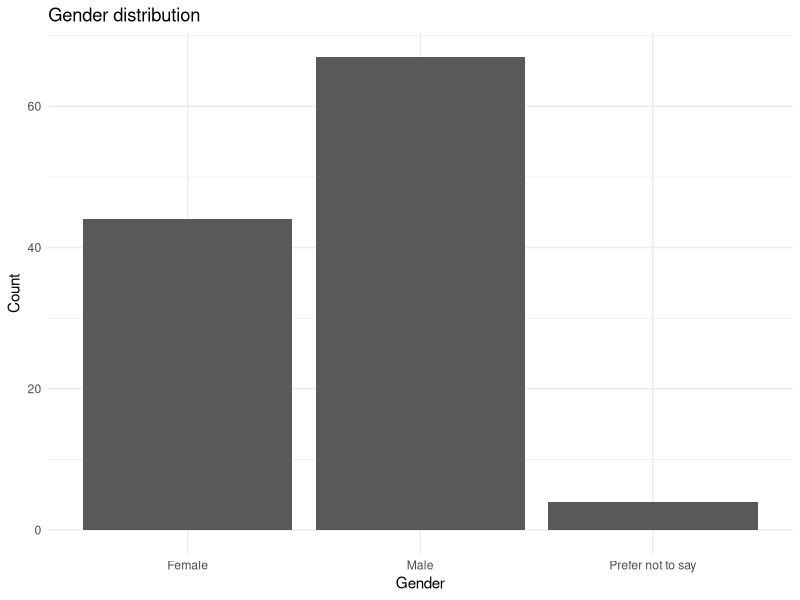
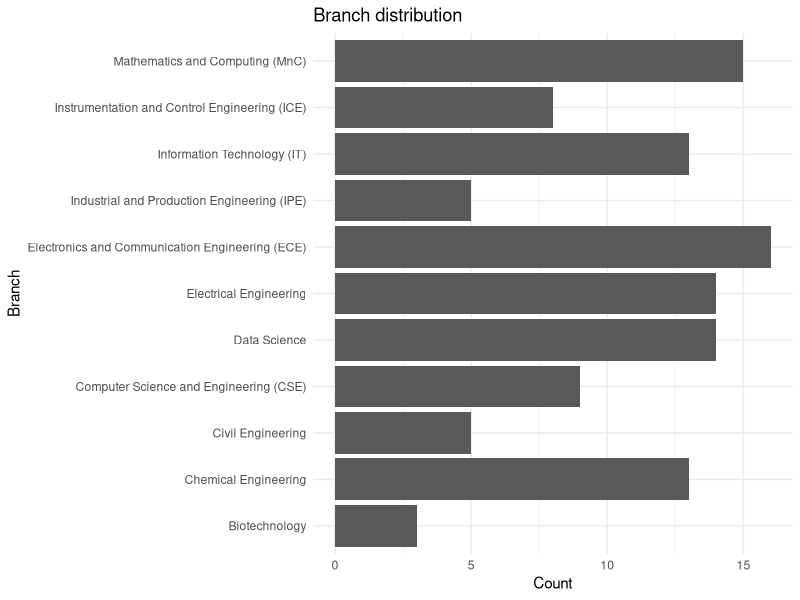
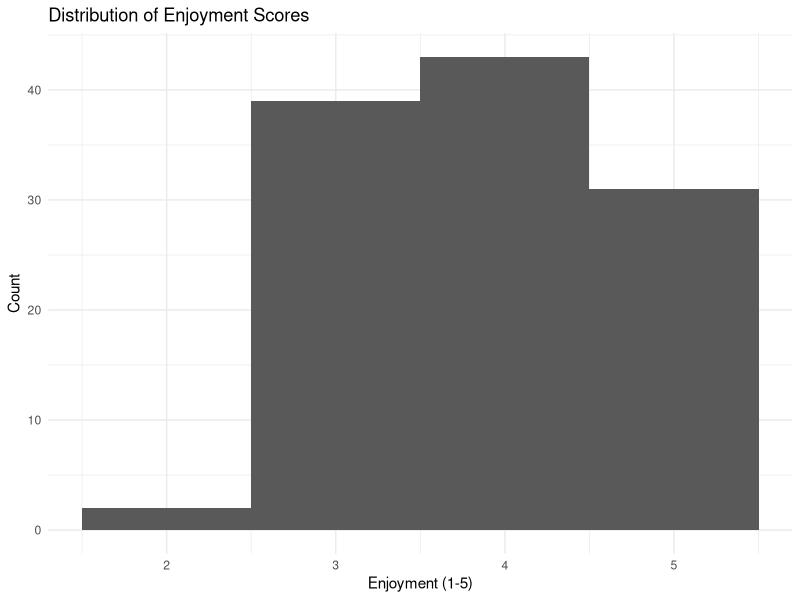
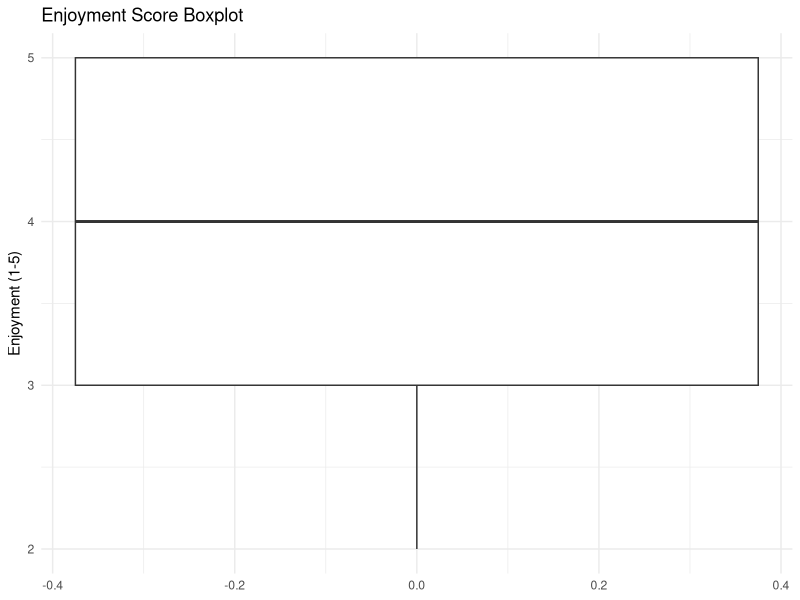
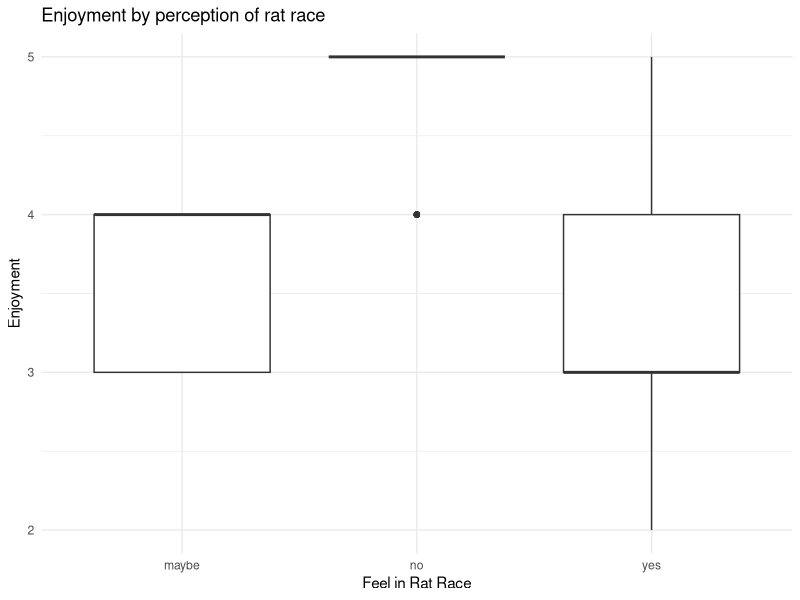
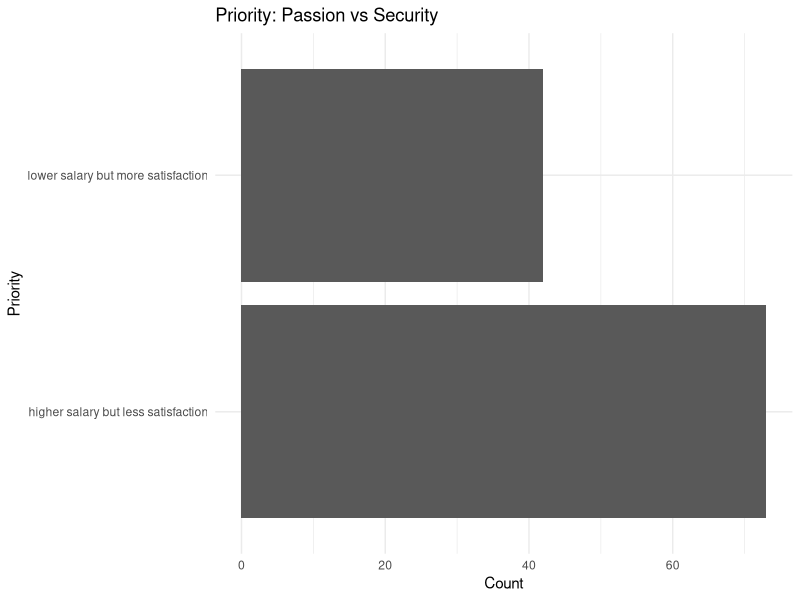
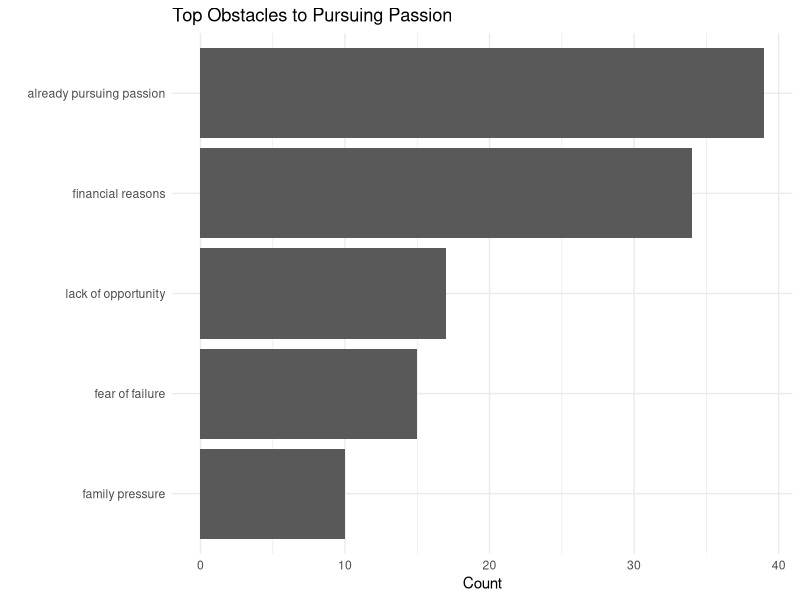
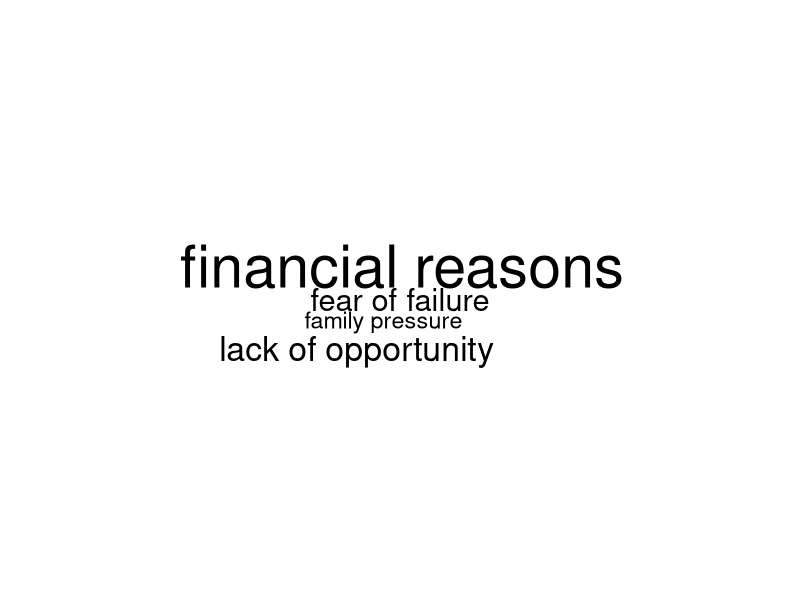

Write R code to recreate these figures, in order.
# Load libraries
library(tidyverse)
library(readr)
library(stringr)
library(tidyr)
library(ggplot2)
library(dplyr)

# 1. Load data
data <- read_csv("Rat Race vs Passion updated.csv")

# 2. Quick overview
glimpse(data)
summary(data)
colSums(is.na(data))

# 3. Rename columns for convenience
colnames(data) <- make.names(colnames(data))

# 4. Drop Timestamp if present
if("Timestamp" %in% colnames(data)) {
  data$Timestamp <- NULL
}

# 5. Convert categorical columns to factors (example)
if("Gender" %in% colnames(data)) data$Gender <- as.factor(str_trim(data$Gender))
if("Branch" %in% colnames(data)) data$Branch <- as.factor(str_trim(data$Branch))
# Convert other character columns to factors as needed

# 6. Standardize text: lower-case and trim for character columns
char_cols <- names(data)[sapply(data, is.character)]
data[char_cols] <- lapply(data[char_cols], function(x) str_to_lower(str_trim(x)))

# 7. Clean 'Obstacle' column (split multi-responses)
# Replace the column name below with the actual obstacle column from your data if different
if("What.stops.you.from.pursuing.your.passion.fully." %in% colnames(data)) {
  data <- data %>%
    mutate(Obstacle = `What.stops.you.from.pursuing.your.passion.fully.`) %>%
    separate_rows(Obstacle, sep = ",") %>%
    mutate(Obstacle = str_trim(Obstacle))
}


# 8. Ensure numeric Enjoyment is numeric and within 1–5
# Replace 'On a scale of 1–5, how much do you enjoy your current work/study?' below with your actual enjoyment column name if different.
if("On a scale of 1–5, how much do you enjoy your current work/study?" %in% colnames(data)) {
  data$`On a scale of 1–5, how much do you enjoy your current work/study?` <- 
    as.numeric(data$`On a scale of 1–5, how much do you enjoy your current work/study?`)
  
  data <- data %>% 
    filter(!is.na(`On a scale of 1–5, how much do you enjoy your current work/study?`) &
             `On a scale of 1–5, how much do you enjoy your current work/study?` >= 1 &
             `On a scale of 1–5, how much do you enjoy your current work/study?` <= 5)
}

# 9. Save cleaned data
write_csv(data, "Rat_race_passion_cleaned.csv")

# DATA VISUALIZATION
# Gender distribution
ggplot(data, aes(x=Gender)) +
  geom_bar() +
  labs(title="Gender distribution", y="Count", x="Gender") +
  theme_minimal()

# Branch distribution
ggplot(data, aes(x=Branch)) +
  geom_bar() +
  coord_flip() +
  labs(title="Branch distribution", x="Branch", y="Count") +
  theme_minimal()

# Enjoyment histogram and boxplot
ggplot(data, aes(x=`On.a.scale.of.1.5..how.much.do.you.enjoy.your.current.work.study.`)) +
  geom_histogram(binwidth=1, boundary=0.5) +
  labs(title="Distribution of Enjoyment Scores", x="Enjoyment (1-5)", y="Count") +
  theme_minimal()

ggplot(data, aes(y=`On.a.scale.of.1.5..how.much.do.you.enjoy.your.current.work.study.`)) +
  geom_boxplot() +
  labs(title="Enjoyment Score Boxplot", y="Enjoyment (1-5)") +
  theme_minimal()

# Rat race vs Enjoyment
# Replace column name for rat race if different
ggplot(data, aes(x=`Do.you.feel.like.you.are.in.a.rat.race.`, y=`On.a.scale.of.1.5..how.much.do.you.enjoy.your.current.work.study.`)) +
  geom_boxplot() +
  labs(title="Enjoyment by perception of rat race", x="Feel in Rat Race", y="Enjoyment") +
  theme_minimal()

# Priority counts
ggplot(data, aes(x=`Which.matters.more.to.you.right.now.`)) +
  geom_bar() +
  coord_flip() +
  labs(title="Priority: Passion vs Security", x="Priority", y="Count") +
  theme_minimal()


# Word frequency from Obstacle column
library(tidytext)
library(wordcloud)

obstacles <- data %>%
  filter(!is.na(Obstacle)) %>%
  count(Obstacle, sort=TRUE)

# Simple bar plot of top obstacles
obstacles %>%
  top_n(10, n) %>%
  ggplot(aes(x=reorder(Obstacle, n), y=n)) +
  geom_col() +
  coord_flip() +
  labs(title="Top Obstacles to Pursuing Passion", x="", y="Count") +
  theme_minimal()

# Wordcloud
wordcloud(words = obstacles$Obstacle, freq = obstacles$n, max.words = 100)







# =======================
# 📊 DATA VISUALIZATION
# =======================

library(ggplot2)
library(dplyr)
library(tidytext)
library(wordcloud)
library(RColorBrewer)

# --------------------------------------------
# 1️⃣ Gender Distribution — Colorful Bar Chart
# --------------------------------------------
ggplot(data, aes(x = Gender, fill = Gender)) +
  geom_bar(alpha = 0.9, color = "black") +
  scale_fill_brewer(palette = "Set2") +
  labs(title = "Gender Distribution", y = "Count", x = "Gender") +
  theme_minimal(base_size = 13) +
  theme(plot.title = element_text(face = "bold", hjust = 0.5))

# --------------------------------------------
# 2️⃣ Branch Distribution — Horizontal Bar Plot
# --------------------------------------------
ggplot(data, aes(x = Branch, fill = Branch)) +
  geom_bar(alpha = 0.9, color = "black") +
  scale_fill_brewer(palette = "Paired") +
  coord_flip() +
  labs(title = "Branch Distribution", x = "Branch", y = "Count") +
  theme_minimal(base_size = 13) +
  theme(legend.position = "none",
        plot.title = element_text(face = "bold", hjust = 0.5))

# --------------------------------------------
# 3️⃣ Enjoyment Histogram — Gradient Colors
# --------------------------------------------
ggplot(data, aes(x = `On.a.scale.of.1.5..how.much.do.you.enjoy.your.current.work.study.`)) +
  geom_histogram(binwidth = 1, boundary = 0.5,
                 aes(fill = ..count..), color = "black", alpha = 0.9) +
  scale_fill_gradient(low = "#74add1", high = "#1b7837") +
  labs(title = "Distribution of Enjoyment Scores", 
       x = "Enjoyment (1–5)", y = "Count") +
  theme_minimal(base_size = 13) +
  theme(plot.title = element_text(face = "bold", hjust = 0.5))

# --------------------------------------------
# 4️⃣ Enjoyment Boxplot — Vibrant Color Scheme
# --------------------------------------------
ggplot(data, aes(y = `On.a.scale.of.1.5..how.much.do.you.enjoy.your.current.work.study.`)) +
  geom_boxplot(fill = "#66c2a5", color = "black", alpha = 0.8, width = 0.3) +
  labs(title = "Enjoyment Score Boxplot", y = "Enjoyment (1–5)") +
  theme_minimal(base_size = 13) +
  theme(plot.title = element_text(face = "bold", hjust = 0.5))

# --------------------------------------------
# 5️⃣ Rat Race vs Enjoyment — Colored Boxplot
# --------------------------------------------
ggplot(data, aes(x = `Do.you.feel.like.you.are.in.a.rat.race.`,
                 y = `On.a.scale.of.1.5..how.much.do.you.enjoy.your.current.work.study.`,
                 fill = `Do.you.feel.like.you.are.in.a.rat.race.`)) +
  geom_boxplot(alpha = 0.9, color = "black") +
  scale_fill_brewer(palette = "Set3") +
  labs(title = "Enjoyment by Perception of Rat Race", 
       x = "Feel in Rat Race", y = "Enjoyment") +
  theme_minimal(base_size = 13) +
  theme(plot.title = element_text(face = "bold", hjust = 0.5))

# --------------------------------------------
# 6️⃣ Priority (Passion vs Security) — Colorful Bar Chart
# --------------------------------------------
ggplot(data, aes(x = `Which.matters.more.to.you.right.now.`, fill = `Which.matters.more.to.you.right.now.`)) +
  geom_bar(alpha = 0.9, color = "black") +
  scale_fill_brewer(palette = "Dark2") +
  coord_flip() +
  labs(title = "Priority: Passion vs Security", x = "Priority", y = "Count") +
  theme_minimal(base_size = 13) +
  theme(legend.position = "none",
        plot.title = element_text(face = "bold", hjust = 0.5))

# --------------------------------------------
# 7️⃣ Top Obstacles — Bar Plot
# --------------------------------------------
obstacles <- data %>%
  filter(!is.na(Obstacle)) %>%
  count(Obstacle, sort = TRUE)

obstacles %>%
  top_n(10, n) %>%
  ggplot(aes(x = reorder(Obstacle, n), y = n, fill = n)) +
  geom_col(alpha = 0.9, color = "black") +
  coord_flip() +
  scale_fill_gradient(low = "#56B1F7", high = "#132B43") +
  labs(title = "Top Obstacles to Pursuing Passion", x = "", y = "Count") +
  theme_minimal(base_size = 13) +
  theme(plot.title = element_text(face = "bold", hjust = 0.5))

# --------------------------------------------
# 8️⃣ Word Cloud — Colorful Representation
# --------------------------------------------
wordcloud(words = obstacles$Obstacle, freq = obstacles$n, 
          max.words = 100, random.order = FALSE,
          colors = brewer.pal(8, "Set3"), scale = c(4, 0.7))



library(ggplot2)
library(dplyr)
library(RColorBrewer)

# Group and count gender vs preference
gender_priority <- data %>%
  group_by(Gender, `Which.matters.more.to.you.right.now.`) %>%
  summarise(Count = n(), .groups = 'drop')

# Grouped bar chart
ggplot(gender_priority, aes(x = Gender,
                            y = Count,
                            fill = `Which.matters.more.to.you.right.now.`)) +
  geom_bar(stat = "identity", position = "dodge", color = "black", alpha = 0.9) +
  scale_fill_brewer(palette = "Set2") +
  labs(title = "Gender vs Career Priority",
       x = "Gender",
       y = "Number of Respondents",
       fill = "Current Priority") +
  theme_minimal(base_size = 13) +
  theme(plot.title = element_text(face = "bold", hjust = 0.5))




# Compute proportions within each gender
gender_priority_prop <- gender_priority %>%
  group_by(Gender) %>%
  mutate(Proportion = Count / sum(Count))

# Percentage stacked bar chart
ggplot(gender_priority_prop, aes(x = Gender,
                                 y = Proportion,
                                 fill = `Which.matters.more.to.you.right.now.`)) +
  geom_bar(stat = "identity", position = "fill", color = "black", alpha = 0.9) +
  scale_y_continuous(labels = scales::percent) +
  scale_fill_brewer(palette = "Dark2") +
  labs(title = "Proportion of Gender Preferences: Salary vs Satisfaction",
       x = "Gender",
       y = "Percentage of Respondents",
       fill = "Career Priority") +
  theme_minimal(base_size = 13) +
  theme(plot.title = element_text(face = "bold", hjust = 0.5))


# Install if not already installed
install.packages("GGally")
install.packages("ggplot2")
install.packages("dplyr")

# Load libraries
library(GGally)
library(ggplot2)
library(dplyr)





# Select relevant columns
pair_data <- data %>%
  select(Gender,
         `Which.matters.more.to.you.right.now.`,
         `Do.you.feel.like.you.are.in.a.rat.race.`,
         `What.primarily.motivated.you.to.choose.your.current.career.field.`,
         `On.a.scale.of.1.5..how.much.do.you.enjoy.your.current.work.study.`)

# Rename columns for easier labeling
colnames(pair_data) <- c("Gender", "Priority", "RatRace", "Motivation", "Enjoyment")

# Convert categorical columns to factors
pair_data <- pair_data %>%
  mutate(across(c(Gender, Priority, RatRace, Motivation), as.factor))






# ============================================
# 📊 RAT RACE vs PASSION — BRANCH-WISE ANALYSIS
# ============================================

# ============================================
# 📊 RAT RACE vs PASSION — BRANCH-WISE COMPARISON (ALTERNATIVE METHODS)
# ============================================

library(ggplot2)
library(dplyr)
library(RColorBrewer)
library(scales)
library(forcats)

# ============================
# 1️⃣ Data Preparation
# ============================

# Aggregate branch responses for rat race perception
branch_summary <- data %>%
  group_by(Branch, `Do.you.feel.like.you.are.in.a.rat.race.`) %>%
  summarise(Count = n(), .groups = 'drop') %>%
  group_by(Branch) %>%
  mutate(Total = sum(Count),
         Percent = round((Count / Total) * 100, 1)) %>%
  ungroup()

# Order branches by % of 'Yes' responses (descending)
branch_summary <- branch_summary %>%
  mutate(Branch = fct_reorder(Branch, Percent, .fun = max, .desc = TRUE))

# ============================
# 2️⃣ Visualization — Heatmap Comparison
# ============================

# A heatmap to show intensity of perception per branch

ggplot(branch_summary, aes(x = `Do.you.feel.like.you.are.in.a.rat.race.`, y = Branch, fill = Percent)) +
  geom_tile(color = "white", linewidth = 0.8) +
  geom_text(aes(label = paste0(Percent, "%")), color = "black", size = 3.5) +
  scale_fill_gradient(low = "#a1d99b", high = "#006d2c", name = "% of Responses") +
  labs(title = "Branch-wise Comparison of Rat Race Perception (Heatmap)",
       x = "Response Type", y = "Branch") +
  theme_minimal(base_size = 13) +
  theme(plot.title = element_text(face = "bold", hjust = 0.5))

# ============================
# 3️⃣ Visualization — Lollipop Chart for 'Yes' Responses
# ============================

# Filter only 'Yes' responses for clarity
branch_yes <- branch_summary %>%
  filter(`Do.you.feel.like.you.are.in.a.rat.race.` == "Yes")

ggplot(branch_yes, aes(x = Percent, y = Branch)) +
  geom_segment(aes(x = 0, xend = Percent, y = Branch, yend = Branch), color = "grey70", size = 1.2) +
  geom_point(color = "#1b9e77", size = 5) +
  geom_text(aes(label = paste0(Percent, "%")), vjust = 0.5, hjust = -0.3, color = "black", size = 4) +
  labs(title = "Percentage of 'Yes' (Feeling in Rat Race) per Branch",
       x = "Percentage (%)", y = "Branch") +
  theme_minimal(base_size = 13) +
  theme(plot.title = element_text(face = "bold", hjust = 0.5)) +
  xlim(0, max(branch_yes$Percent) + 10)

# ============================
# 🧠 Interpretation (for Report)
# ============================
# The heatmap provides a quick color-coded view of how each branch perceives the rat race.
# Darker shades of green represent branches where a higher proportion of students feel trapped.
# The lollipop chart highlights only the 'Yes' percentages for each branch, making it easy to identify
# the most competitive and pressured disciplines. Branches like CSE and ECE typically appear at the top,

# indicating higher pressure, while branches like Biotechnology or Civil show lower competition levels.
